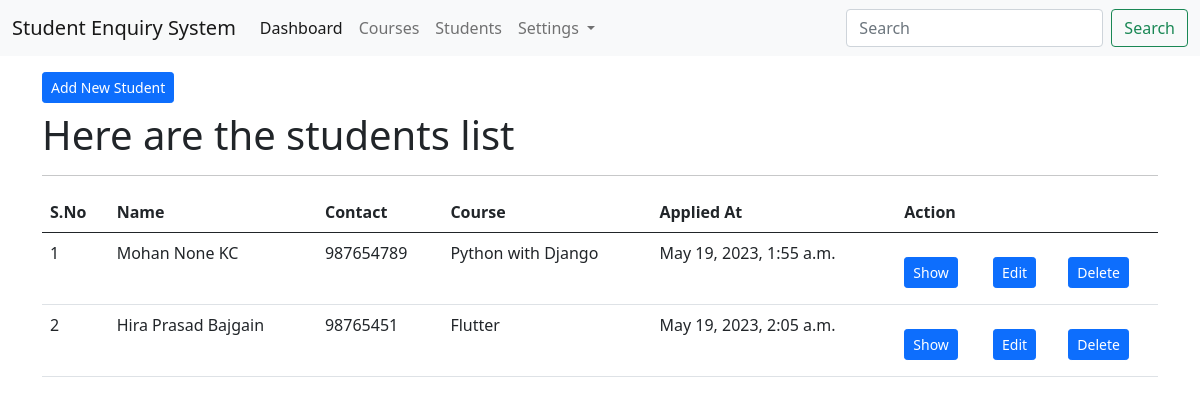
The app's page /students/list/ (signed in) with its own data.
### app_students/models.py (models this page shows, shortened)
class StudentModel(models.Model):
    first_name = models.CharField(max_length=200)
    middle_name = models.CharField(max_length=200, null=True, blank=True)
    last_name = models.CharField(max_length=200)
    email = models.EmailField(unique=True)
    contact = models.CharField(max_length=20)
    address =  models.CharField(max_length=200)
    current_degree = models.CharField(max_length=200)
    profile_img = models.FileField(upload_to='students/profiles/', null=True, blank=True)
    course = models.ForeignKey(CourseModel, on_delete=models.CASCADE)
    created_at = models.DateTimeField(auto_now_add=True)
    class Meta:
        db_table = 'tbl_students'

### app_courses/models.py (models this page shows, shortened)
class CourseModel(models.Model):
    course_name = models.CharField(max_length=200)
    course_code = models.CharField(max_length=100)
    class Meta:
        db_table = "tbl_courses"

### app_students/views.py (the view)
# urls.py: path('list/', views.student_index, name='student-index'),
@login_required(login_url='/login')
def student_index(request):
    students = StudentModel.objects.all()
    context = {
        "students" : students,
        "title": "SES | Student List",
        "body_title": "Here are the students list"
        }
    return render(request, "students/index.html", context)

### templates/students/index.html (shortened to what this page needs)
{% extends 'layouts/master.html' %}
{% block content %}
<div class="container">
    <a href="{% url 'student-create' %}" class="btn btn-primary btn-sm mt-3 mb-2">Add New Student</a>
    <h1>{{ body_title }}</h1>
    <hr>
    <table class="table table-hover">
        <thead>
            <tr>
                <th>S.No</th>
                <th>Name</th>
                <th>Contact</th>
                <th>Course</th>
                <th>Applied At</th>
                <th colspan="3">Action</th>
            </tr>
        </thead>
        <tbody>
            {% for val in students %}
            <tr>
                <td>{{ forloop.counter }}</td>
                <td>{{ val.first_name }} {{ val.middle_name }} {{ val.last_name }}</td>
                <td>{{ val.contact }}</td>
                <td>{{ val.course.course_name }}</td>
                <td>{{ val.created_at }}</td>
                <td><a href="{% url 'student-show' val.id %}"
                    class="btn btn-primary btn-sm mt-3 mb-2">Show</a>
                </td>
                <td><a href="{% url 'student-edit' val.id %}"
                    class="btn btn-primary btn-sm mt-3 mb-2">Edit</a>
                </td>
                <td><a href="{% url 'student-delete' val.id %}"
                    class="btn btn-primary btn-sm mt-3 mb-2">Delete</a>
                </td>
            </tr>
            {% endfor %}
        </tbody>
    </table>
</div>
{% endblock %}

### records on screen
StudentModel: first_name "Mohan", middle_name "None", last_name "KC", contact "987654789", course.course_name "Python with Django", created_at "May 19, 2023, 1:55 a.m."
StudentModel: first_name "Hira", middle_name "Prasad", last_name "Bajgain", contact "98765451", course.course_name "Flutter", created_at "May 19, 2023, 2:05 a.m."

### other values on screen
{{ body_title }} "Here are the students list"
